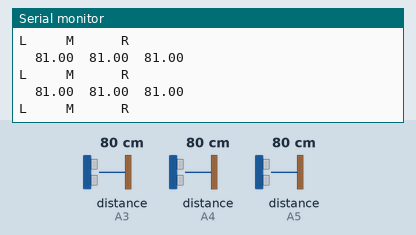
This sketch was run on a simulated Arduino Uno, built with avr-gcc and run on an emulated ATmega328P. Parts: the last lines printed to the serial monitor. Inputs (shaded band) come from the test bench; at power-on: distance to the obstacle (sensors on A3, A4, A5) 80 cm. The echo pulse lasts 58.3 µs per cm.

Above: at 1.2 s.
1.3 s: distance to the obstacle (sensor on A3) set to 35 cm
At 1.54 s:
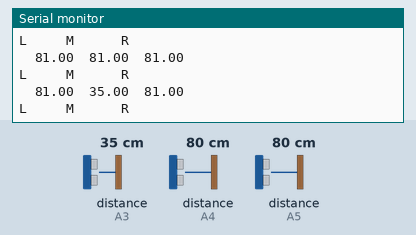
4.3 s: distance to the obstacle (sensor on A4) set to 120 cm
At 4.53 s:
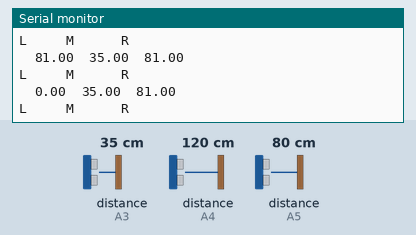
7.3 s: distance to the obstacle (sensor on A5) set to 60 cm
At 7.53 s:
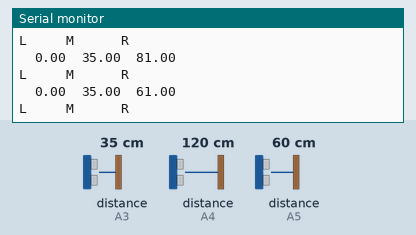
10.3 s: distance to the obstacle (sensor on A3) set to 60 cm
At 10.51 s:
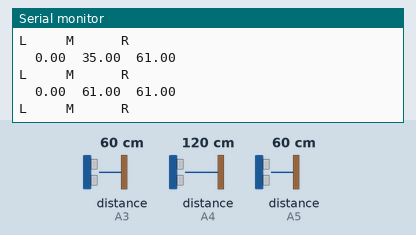
13.3 s: distance to the obstacle (sensor on A4) set to 9 cm
At 13.52 s:
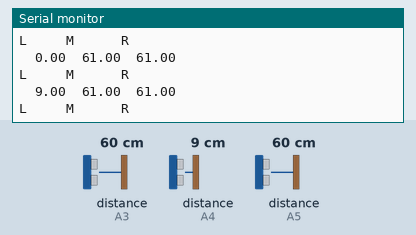
16.3 s: distance to the obstacle (sensor on A5) set to 4 cm
At 16.51 s:
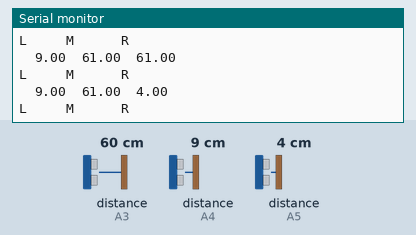
Timing chart, 0 to 19.3 s (numbered marks = the images above; inputs shaded):
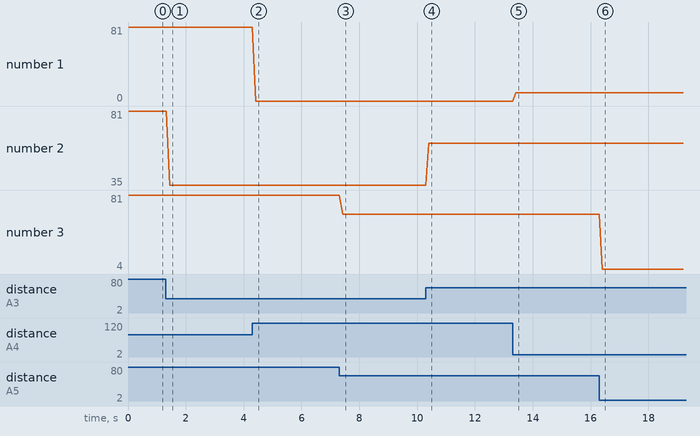

The sketch:

TestSonar.ino
```cpp
#include<NewPing.h>

#define trigger       10
#define triggerR      13
#define triggerL      12
#define echo          A3
#define echoR         A5
#define echoL         A4
#define MaxDistance   100
NewPing sonarM(trigger, echo, MaxDistance);
NewPing sonarR(triggerR, echoR, MaxDistance);
NewPing sonarL(triggerL, echoL, MaxDistance);
double SonarSensor(NewPing sonar) {
  double distance = sonar.ping_cm();
  /*if(distance >MaxDistance){
    distance =  MaxDistance;
  }*/
  if(distance < 0){
    distance = 0;
  }
  return distance;
}
void setup() {
  // put your setup code here, to run once:
  Serial.begin(9600);

}

void loop() {
  double distanceM = SonarSensor(sonarM);
  double distanceL = SonarSensor(sonarL);
  double distanceR = SonarSensor(sonarR);
  Serial.println("L     M      R");
  Serial.print("\t");
  Serial.print(distanceL);
  Serial.print("\t");
   Serial.print(distanceM);
  Serial.print("\t");
   Serial.println(distanceR);
  delay(100);
  // put your main code here, to run repeatedly:

}
```

Measured:
- after the input at 1.3 s, the serial monitor: prints a new line after 0.14 s (image 1)
- after the input at 4.3 s, the serial monitor: prints a new line after 0.12 s (image 2)
- after the input at 7.3 s, the serial monitor: prints a new line after 0.13 s (image 3)
- after the input at 10.3 s, the serial monitor: prints a new line after 0.11 s (image 4)
- after the input at 13.3 s, the serial monitor: prints a new line after 0.12 s (image 5)
- after the input at 16.3 s, the serial monitor: prints a new line after 0.11 s (image 6)
- plotted number 1: 81 → 0 after the input at 4.3 s, 0 → 9 after the input at 13.3 s
- plotted number 2: 81 → 35 after the input at 1.3 s
